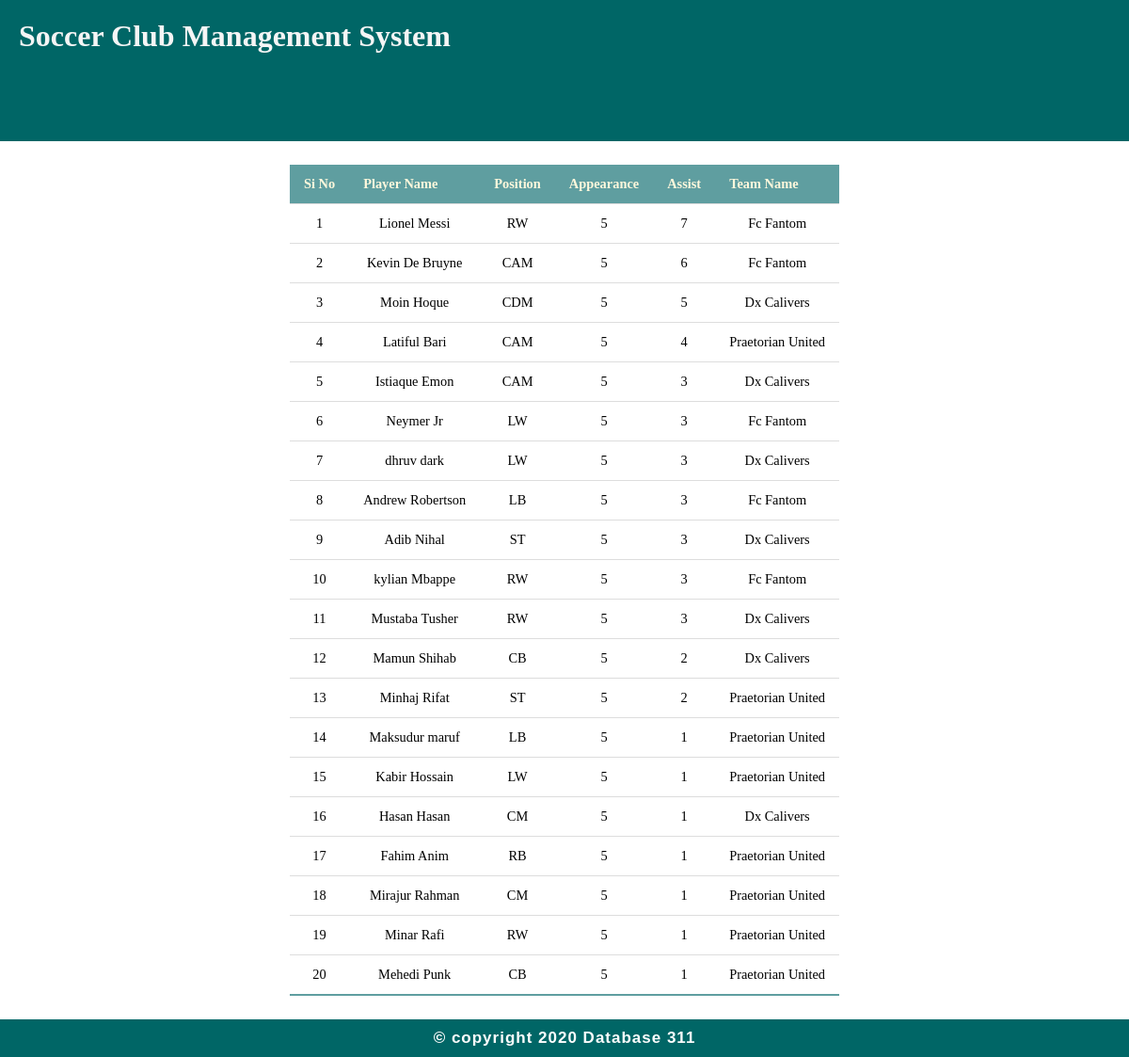
Page /assist.php on the committed database.
### tables this page shows
CREATE TABLE `player` (
  `Id` int(11) NOT NULL,
  `username` varchar(255) NOT NULL,
  `email` varchar(200) NOT NULL,
  `password` varchar(255) NOT NULL,
  `f_name` varchar(200) NOT NULL,
  `l_name` varchar(255) NOT NULL,
  `date_of_birth` date NOT NULL,
  `contact` int(11) NOT NULL,
  `position` varchar(255) NOT NULL,
  `strong_foot` varchar(255) NOT NULL,
  `hired_date` timestamp NOT NULL DEFAULT current_timestamp() ON UPDATE current_timestamp(),
  `contract` int(11) NOT NULL,
  `agent_id` varchar(255) NOT NULL,
  `Team_id` int(11) NOT NULL,
  `appearance` int(11) NOT NULL,
  `goals` int(11) NOT NULL,
  `assist` int(11) NOT NULL,
  `clean_sheet` int(11) NOT NULL,
  `yellow_card` int(11) NOT NULL,
  `red_card` int(11) NOT NULL,
  `Main_Team` varchar(255) NOT NULL
);

CREATE TABLE `team` (
  `Team_Id` int(11) NOT NULL,
  `Team_Name` varchar(255) NOT NULL,
  `title` varchar(255) NOT NULL,
  `stadium` varchar(255) NOT NULL,
  `Team_Value` varchar(255) NOT NULL,
  `manager_username` varchar(255) NOT NULL
);

### assist.php (the view, shortened to what this page needs)
 	<?php include("stats.php");?>
 	<!DOCTYPE html>
 	<html>
 	<head>
 	</head>
 	<body>
 <center>
 	<table class="pd_table">
 		<tr>
 		<th>Si No</th>
 		<th>Player Name</th>
      <th>Position</th>
 		<th>Appearance</th>
 		<th>Assist</th>
 		<th>Team Name</th>
 		</tr>
 	<?php $sql="SELECT player.f_name,player.l_name,player.position,player.appearance,player.assist,team.Team_Name FROM player,team WHERE player.Team_id=team.Team_Id ORDER BY player.assist DESC Limit 20;";
 	$run=mysqli_query($link,$sql);
 	if($run==true){
 			$a=1;
      	while ($row=mysqli_fetch_array($run)) {?>
      	<tr align="center">
      		<td><?php echo $a;$a++;?></td>
      		<td><?php echo $row["f_name"]," ".$row["l_name"];?></td>
            <td><?php echo $row["position"];?></td>
      		<td><?php echo $row["appearance"];?></td>
      		<td><?php echo $row["assist"];?></td>
      		<td><?php echo $row["Team_Name"];?></td>
      	</tr>
   <?php } }?>
   </table>
   </center>
 <?php include("footer.php");?>
</body>
</html>

### test.css (style rules this page uses)
* { margin: 0; padding: 0; box-sizing: border-box; }
.pd_table { border-collapse: collapse; margin: 25px 0; font-size: 0.9em; min-width: 400px; top: 0; }
.pd_table th { background-color: cadetblue; color: cornsilk; text-align: left; font-weight: bold; }
.pd_table th, .pd_table td { padding: 12px 15px; }
.pd_table tr { border-bottom: 1px solid #dddddd; }
.pd_table tbody tr:nth-of-type(even) { background-color: #ffffff; }
.pd_table tbody tr:last-of-type { border-bottom: 2px solid cadetblue ; }

### rows in the picture
player: f_name "Lionel", l_name "Messi", position "RW", appearance "5", assist "7", Team.Team_Name "Fc Fantom"
player: f_name "Kevin De", l_name "Bruyne", position "CAM", appearance "5", assist "6", Team.Team_Name "Fc Fantom"
player: f_name "Moin", l_name "Hoque", position "CDM", appearance "5", assist "5", Team.Team_Name "Dx Calivers"
player: f_name "Latiful", l_name "Bari", position "CAM", appearance "5", assist "4", Team.Team_Name "Praetorian United"
player: f_name "Istiaque", l_name "Emon", position "CAM", appearance "5", assist "3", Team.Team_Name "Dx Calivers"
player: f_name "Neymer", l_name "Jr", position "LW", appearance "5", assist "3", Team.Team_Name "Fc Fantom"
player: f_name "dhruv", l_name "dark", position "LW", appearance "5", assist "3", Team.Team_Name "Dx Calivers"
player: f_name "Andrew", l_name "Robertson", position "LB", appearance "5", assist "3", Team.Team_Name "Fc Fantom"
player: f_name "Adib", l_name "Nihal", position "ST", appearance "5", assist "3", Team.Team_Name "Dx Calivers"
player: f_name "kylian", l_name "Mbappe", position "RW", appearance "5", assist "3", Team.Team_Name "Fc Fantom"
player: f_name "Mustaba", l_name "Tusher", position "RW", appearance "5", assist "3", Team.Team_Name "Dx Calivers"
player: f_name "Mamun", l_name "Shihab", position "CB", appearance "5", assist "2", Team.Team_Name "Dx Calivers"
player: f_name "Minhaj", l_name "Rifat", position "ST", appearance "5", assist "2", Team.Team_Name "Praetorian United"
player: f_name "Maksudur", l_name "maruf", position "LB", appearance "5", assist "1", Team.Team_Name "Praetorian United"
player: f_name "Kabir", l_name "Hossain", position "LW", appearance "5", assist "1", Team.Team_Name "Praetorian United"
player: f_name "Hasan", l_name "Hasan", position "CM", appearance "5", assist "1", Team.Team_Name "Dx Calivers"
player: f_name "Fahim", l_name "Anim", position "RB", appearance "5", assist "1", Team.Team_Name "Praetorian United"
player: f_name "Mirajur", l_name "Rahman", position "CM", appearance "5", assist "1", Team.Team_Name "Praetorian United"
player: f_name "Minar", l_name "Rafi", position "RW", appearance "5", assist "1", Team.Team_Name "Praetorian United"
player: f_name "Mehedi", l_name "Punk", position "CB", appearance "5", assist "1", Team.Team_Name "Praetorian United"
